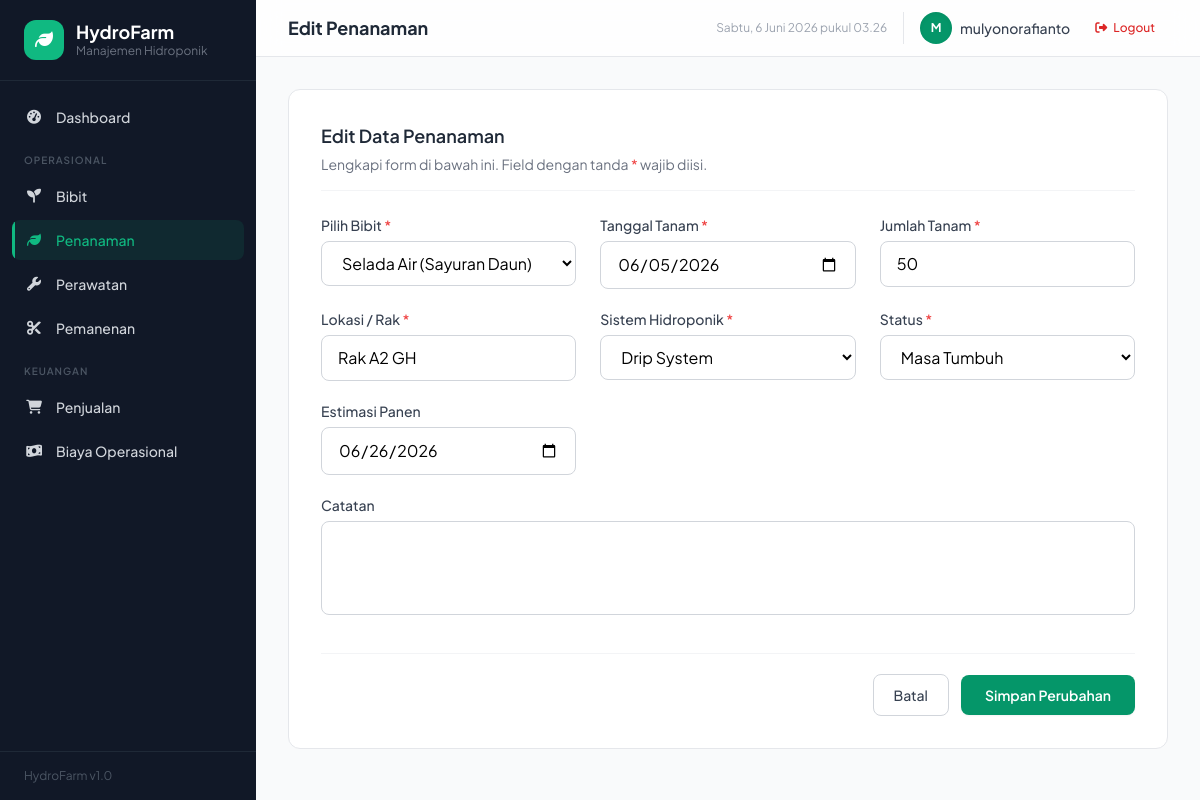
Screenshot of /penanaman/2/edit/ (signed in) with the database file from the repository.
### farm/models.py (models this page shows, shortened)
class Penanaman(models.Model):
    SISTEM_CHOICES = [
        ('nft', 'NFT (Nutrient Film Technique)'),
        ('dft', 'DFT (Deep Flow Technique)'),
        ('wick', 'Wick System'),
        ('drip', 'Drip System'),
        ('ebb_flow', 'Ebb & Flow'),
        ('aeroponik', 'Aeroponik'),
    ]
    STATUS_CHOICES = [
        ('aktif', 'Aktif'),
        ('masa_tumbuh', 'Masa Tumbuh'),
        ('siap_panen', 'Siap Panen'),
        ('selesai', 'Selesai'),
        ('gagal', 'Gagal'),
    ]
    bibit = models.ForeignKey(Bibit, on_delete=models.CASCADE, related_name='penanaman', verbose_name='Bibit')
    tanggal_tanam = models.DateField('Tanggal Tanam', default=timezone.now)
    jumlah = models.PositiveIntegerField('Jumlah Tanam', default=1)
    lokasi = models.CharField('Lokasi / Rak', max_length=100)
    sistem_hidroponik = models.CharField('Sistem Hidroponik', max_length=20, choices=SISTEM_CHOICES)
    status = models.CharField('Status', max_length=20, choices=STATUS_CHOICES, default='aktif')
    estimasi_panen = models.DateField('Estimasi Panen', null=True, blank=True)
    catatan = models.TextField('Catatan', blank=True)
    class Meta:
        verbose_name = 'Penanaman'
        verbose_name_plural = 'Data Penanaman'
        ordering = ['-tanggal_tanam']

### farm/views.py (the view)
# urls.py: path('penanaman/<int:pk>/edit/', views.PenanamanUpdateView.as_view(), name='penanaman_update'),
class PenanamanUpdateView(LoginRequiredMixin, SuccessMessageMixin, UpdateView):
    model = Penanaman
    form_class = PenanamanForm
    template_name = 'farm/penanaman_form.html'
    success_url = reverse_lazy('farm:penanaman_list')
    success_message = 'Data penanaman berhasil diperbarui!'
    def get_context_data(self, **kwargs):
        ctx = super().get_context_data(**kwargs)
        ctx['page_title'] = 'Edit Penanaman'
        ctx['cancel_url'] = reverse_lazy('farm:penanaman_list')
        return ctx

### farm/forms.py
class PenanamanForm(forms.ModelForm):
    class Meta:
        model = Penanaman
        fields = '__all__'
        widgets = {
            'bibit': forms.Select(attrs={'class': SELECT_CSS}),
            'tanggal_tanam': forms.DateInput(attrs={'class': INPUT_CSS, 'type': 'date'}, format=DATE_FORMAT),
            'jumlah': forms.NumberInput(attrs={'class': INPUT_CSS, 'min': '1'}),
            'lokasi': forms.TextInput(attrs={'class': INPUT_CSS, 'placeholder': 'Contoh: Rak A1, Greenhouse 2'}),
            'sistem_hidroponik': forms.Select(attrs={'class': SELECT_CSS}),
            'status': forms.Select(attrs={'class': SELECT_CSS}),
            'estimasi_panen': forms.DateInput(attrs={'class': INPUT_CSS, 'type': 'date'}, format=DATE_FORMAT),
            'catatan': forms.Textarea(attrs={'class': TEXTAREA_CSS, 'rows': 3}),
        }

### farm/models.py (called while the page is built)
    def __str__(self):
        return f"{self.nama} ({self.get_jenis_display()})"

### farm/templates/farm/penanaman_form.html (shortened to what this page needs)
{% extends 'farm/base.html' %}
{% load farm_tags %}
{% block nav_penanaman %}active text-emerald-400{% endblock %}
{% block page_header %}{{ page_title }}{% endblock %}
{% block content %}
<div class="max-w-5xl mx-auto">
    <div class="bg-white rounded-xl border border-gray-200 p-6 sm:p-8">
        <div class="mb-6 pb-4 border-b border-gray-100">
            <h3 class="text-lg font-semibold text-gray-800">
                {% if form.instance.pk %}Edit Data Penanaman{% else %}Catatan Penanaman Baru{% endif %}
            </h3>
            <p class="text-sm text-gray-500 mt-1">Lengkapi form di bawah ini. Field dengan tanda <span class="text-red-500">*</span> wajib diisi.</p>
        </div>
        <form method="post" novalidate>
            <div class="grid grid-cols-1 md:grid-cols-3 gap-x-6 gap-y-5">
                <div>
                    <label for="{{ form.bibit.id_for_label }}" class="block text-sm font-medium text-gray-700 mb-1.5">
                        Pilih Bibit <span class="text-red-500">*</span>
                    </label>
                    {{ form.bibit }}
                </div>
                <div>
                    <label for="{{ form.tanggal_tanam.id_for_label }}" class="block text-sm font-medium text-gray-700 mb-1.5">
                        Tanggal Tanam <span class="text-red-500">*</span>
                    </label>
                    {{ form.tanggal_tanam }}
                </div>
                <div>
                    <label for="{{ form.jumlah.id_for_label }}" class="block text-sm font-medium text-gray-700 mb-1.5">
                        Jumlah Tanam <span class="text-red-500">*</span>
                    </label>
                    {{ form.jumlah }}
                </div>
                <div>
                    <label for="{{ form.lokasi.id_for_label }}" class="block text-sm font-medium text-gray-700 mb-1.5">
                        Lokasi / Rak <span class="text-red-500">*</span>
                    </label>
                    {{ form.lokasi }}
                </div>
                <div>
                    <label for="{{ form.sistem_hidroponik.id_for_label }}" class="block text-sm font-medium text-gray-700 mb-1.5">
                        Sistem Hidroponik <span class="text-red-500">*</span>
                    </label>
                    {{ form.sistem_hidroponik }}
                </div>
                <div>
                    <label for="{{ form.status.id_for_label }}" class="block text-sm font-medium text-gray-700 mb-1.5">
                        Status <span class="text-red-500">*</span>
                    </label>
                    {{ form.status }}
                </div>
                <div>
                    <label for="{{ form.estimasi_panen.id_for_label }}" class="block text-sm font-medium text-gray-700 mb-1.5">
                        Estimasi Panen
                    </label>
                    {{ form.estimasi_panen }}
                </div>
                <div class="md:col-span-3">
                    <label for="{{ form.catatan.id_for_label }}" class="block text-sm font-medium text-gray-700 mb-1.5">
                        Catatan
                    </label>
                    {{ form.catatan }}
                </div>
            </div>
            <div class="mt-8 pt-5 border-t border-gray-100 flex flex-col sm:flex-row items-center justify-end gap-3">
                <a href="{{ cancel_url }}" class="w-full sm:w-auto px-5 py-2.5 border border-gray-300 rounded-lg text-sm font-medium text-gray-700 hover:bg-gray-50 transition text-center">
                    Batal
                </a>
                <button type="submit" class="w-full sm:w-auto px-6 py-2.5 bg-emerald-600 text-white rounded-lg text-sm font-semibold hover:bg-emerald-700 transition shadow-sm">
                    {% if form.instance.pk %}Simpan Perubahan{% else %}Simpan Penanaman{% endif %}
                </button>
            </div>
        </form>
    </div>
</div>
{% endblock %}

### farm/templates/farm/base.html (shortened to what this page needs)
{% load static %}
{% load farm_tags %}
<!DOCTYPE html>
<html lang="id">
<head>
    <script src="https://cdn.tailwindcss.com"></script>
    <link rel="stylesheet" href="https://cdnjs.cloudflare.com/ajax/libs/font-awesome/6.5.0/css/all.min.css">
</head>
<body class="bg-gray-50 min-h-screen">
    <aside id="sidebar" class="sidebar fixed inset-y-0 left-0 z-40 w-64 bg-gray-900 text-gray-300 flex flex-col transform -translate-x-full lg:translate-x-0">
        <div class="px-6 py-5 border-b border-gray-800">
            <div class="flex items-center gap-3">
                <div class="w-10 h-10 bg-emerald-500 rounded-xl flex items-center justify-center">
                    <i class="fas fa-leaf text-white text-lg"></i>
                </div>
                <div>
                    <h1 class="text-white font-bold text-lg leading-tight">HydroFarm</h1>
                    <p class="text-xs text-gray-500">Manajemen Hidroponik</p>
                </div>
            </div>
        </div>
        <nav class="flex-1 px-3 py-4 space-y-1 overflow-y-auto">
            <a href="{% url 'farm:dashboard' %}" class="sidebar-link flex items-center gap-3 px-3 py-2.5 rounded-lg text-sm font-medium {% block nav_dashboard %}{% endblock %}">
                <i class="fas fa-tachometer-alt w-5 text-center"></i> Dashboard
            </a>
            <div class="pt-3 pb-1 px-3">
                <p class="text-[10px] font-semibold uppercase tracking-widest text-gray-600">Operasional</p>
            </div>
            <a href="{% url 'farm:bibit_list' %}" class="sidebar-link flex items-center gap-3 px-3 py-2.5 rounded-lg text-sm font-medium {% block nav_bibit %}{% endblock %}">
                <i class="fas fa-seedling w-5 text-center"></i> Bibit
            </a>
            <a href="{% url 'farm:penanaman_list' %}" class="sidebar-link flex items-center gap-3 px-3 py-2.5 rounded-lg text-sm font-medium {% block nav_penanaman %}{% endblock %}">
                <i class="fas fa-leaf w-5 text-center"></i> Penanaman
            </a>
            <a href="{% url 'farm:perawatan_list' %}" class="sidebar-link flex items-center gap-3 px-3 py-2.5 rounded-lg text-sm font-medium {% block nav_perawatan %}{% endblock %}">
                <i class="fas fa-wrench w-5 text-center"></i> Perawatan
            </a>
            <a href="{% url 'farm:pemanenan_list' %}" class="sidebar-link flex items-center gap-3 px-3 py-2.5 rounded-lg text-sm font-medium {% block nav_pemanenan %}{% endblock %}">
                <i class="fas fa-cut w-5 text-center"></i> Pemanenan
            </a>
            <div class="pt-3 pb-1 px-3">
                <p class="text-[10px] font-semibold uppercase tracking-widest text-gray-600">Keuangan</p>
            </div>
            <a href="{% url 'farm:penjualan_list' %}" class="sidebar-link flex items-center gap-3 px-3 py-2.5 rounded-lg text-sm font-medium {% block nav_penjualan %}{% endblock %}">
                <i class="fas fa-shopping-cart w-5 text-center"></i> Penjualan
            </a>
            <a href="{% url 'farm:biaya_list' %}" class="sidebar-link flex items-center gap-3 px-3 py-2.5 rounded-lg text-sm font-medium {% block nav_biaya %}{% endblock %}">
                <i class="fas fa-money-bill-wave w-5 text-center"></i> Biaya Operasional
            </a>
        </nav>
        <div class="px-6 py-4 border-t border-gray-800">
            <p class="text-xs text-gray-600">HydroFarm v1.0</p>
        </div>
    </aside>
    <div class="lg:ml-64 flex flex-col min-h-screen">
        <header class="sticky top-0 z-20 bg-white/80 backdrop-blur-md border-b border-gray-200 px-4 lg:px-8 py-3">
            <div class="flex items-center justify-between">
                <div class="flex items-center gap-3">
                    <h2 class="text-lg font-bold text-gray-800">{% block page_header %}Dashboard{% endblock %}</h2>
                </div>
                <div class="flex items-center gap-4">
                    <span class="text-xs text-gray-400 hidden md:inline" id="current-datetime"></span>
                    {% if user.is_authenticated %}
                    <div class="flex items-center gap-2 pl-4 border-l border-gray-200">
                        <div class="w-8 h-8 bg-emerald-600 rounded-full flex items-center justify-center text-white font-bold text-xs shadow-inner">
                            {{ user.username|make_list|first|upper }}
                        </div>
                        <span class="text-sm font-medium text-gray-700 hidden sm:inline">{{ user.username }}</span>
                        <form action="{% url 'logout' %}" method="post" class="inline">
                            <button type="submit" class="ml-1 flex items-center gap-1.5 px-3 py-1.5 rounded-lg text-xs font-medium text-red-600 hover:bg-red-50 transition border border-transparent hover:border-red-200">
                                <i class="fas fa-sign-out-alt"></i> <span class="hidden sm:inline">Logout</span>
                            </button>
                        </form>
                    </div>
                    {% else %}
                    <div class="pl-4 border-l border-gray-200">
                        <a href="{% url 'login' %}" class="flex items-center gap-1.5 px-3 py-1.5 rounded-lg text-xs font-medium text-emerald-600 hover:bg-emerald-50 transition border border-transparent hover:border-emerald-200">
                            <i class="fas fa-sign-in-alt"></i> Login
                        </a>
                    </div>
                    {% endif %}
                </div>
            </div>
        </header>
        <main class="flex-1 p-4 lg:p-8 fade-in">
            {% block content %}{% endblock %}
        </main>
    </div>
</body>
</html>

### farm/templates/farm/base.html (style rules this page uses)
body { font-family: 'Plus Jakarta Sans', sans-serif; }
.sidebar { transition: transform 0.3s cubic-bezier(0.4, 0, 0.2, 1); }
.sidebar-link { transition: all 0.2s ease; position: relative; overflow: hidden; }
.sidebar-link::before { content: ''; position: absolute; left: 0; top: 0; bottom: 0; width: 3px; background: #10b981; transform: scaleY(0); transition: transform 0.2s ease; }
.sidebar-link:hover::before, .sidebar-link.active::before { transform: scaleY(1); }
.sidebar-link:hover, .sidebar-link.active { background: rgba(16, 185, 129, 0.1); color: #10b981; }
.fade-in { animation: fadeIn 0.5s ease; }

### rows the page displays
Penanaman: bibit "Selada Air (Sayuran Daun)", tanggal_tanam "06/05/2026", jumlah "50", lokasi "Rak A2 GH", sistem_hidroponik "Drip System", status "Masa Tumbuh", estimasi_panen "06/26/2026"

### other values shown
{{ page_title }} "Edit Penanaman"
{{ user.username|make_list|first|upper }} "M"
{{ user.username }} "mulyonorafianto"
